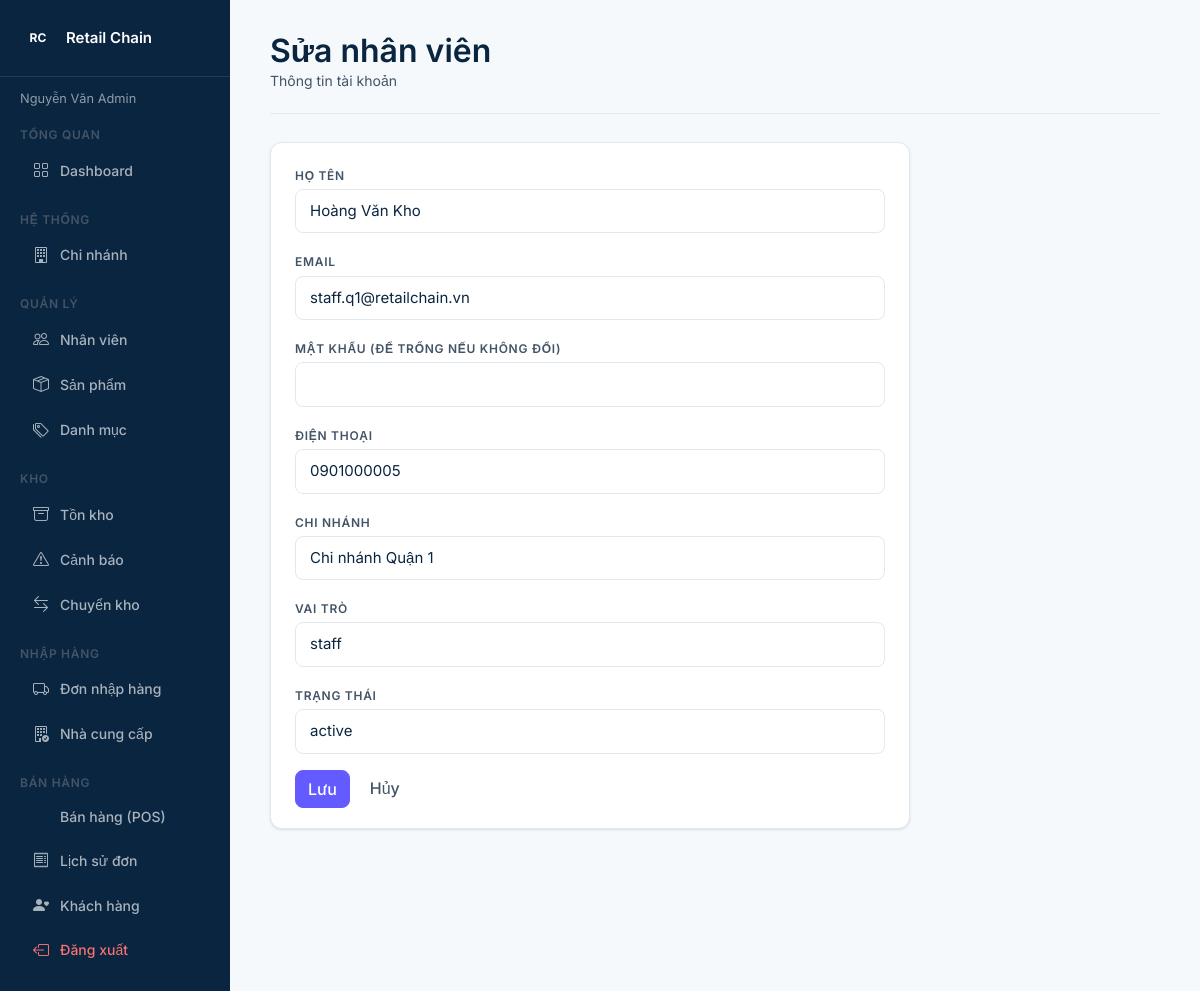
The page /public/admin/editUser/5 (signed in) on the database its author committed.
### tables this page shows
CREATE TABLE users (
    user_id       INT UNSIGNED  AUTO_INCREMENT PRIMARY KEY,
    branch_id     INT UNSIGNED  NOT NULL,
    role_id       INT UNSIGNED  NOT NULL,
    full_name     VARCHAR(100)  NOT NULL,
    email         VARCHAR(100)  NOT NULL UNIQUE,
    password_hash VARCHAR(255)  NOT NULL COMMENT 'bcrypt hash',
    phone         VARCHAR(20),
    status        ENUM('active','inactive') DEFAULT 'active',
    created_at    TIMESTAMP     DEFAULT CURRENT_TIMESTAMP,
    CONSTRAINT fk_user_branch FOREIGN KEY (branch_id) REFERENCES branches(branch_id),
    CONSTRAINT fk_user_role   FOREIGN KEY (role_id)   REFERENCES roles(role_id)
);

CREATE TABLE branches (
    branch_id  INT UNSIGNED  AUTO_INCREMENT PRIMARY KEY,
    name       VARCHAR(100)  NOT NULL,
    address    VARCHAR(255)  NOT NULL,
    phone      VARCHAR(20),
    manager_id INT UNSIGNED  NULL COMMENT 'FK → users.user_id, thêm sau',
    status     ENUM('active','inactive') DEFAULT 'active',
    created_at TIMESTAMP     DEFAULT CURRENT_TIMESTAMP
);

CREATE TABLE roles (
    role_id     INT UNSIGNED     AUTO_INCREMENT PRIMARY KEY,
    role_name   VARCHAR(50)      NOT NULL UNIQUE COMMENT 'admin | manager | staff | cashier',
    description VARCHAR(255),
    created_at  TIMESTAMP        DEFAULT CURRENT_TIMESTAMP
);

### core/Controller.php (called while the page is built, shortened)
<?php
class Controller
{
    protected function view(string $path, array $data = []): void
    {
        extract($data, EXTR_SKIP);
        require_once APP_ROOT . '/app/Views/layouts/header.php';
        require_once APP_ROOT . '/app/Views/' . $path . '.php';
        require_once APP_ROOT . '/app/Views/layouts/footer.php';
    }
}

### app/Controllers/AdminController.php (called while the page is built, shortened)
<?php
require_once APP_ROOT . '/app/Models/User.php';
class AdminController extends Controller
{
    public function editUser(?string $id): void
    {
        $userModel = new User();
        $user = $userModel->findById((int) $id);
        $branches = $userModel->getAllBranches();
        $this->view('admin/user_form', [
            'user'     => $user,
            'branches' => $branches,
            'roles'    => $userModel->getAllRoles(),
        ]);
    }
}

### core/App.php (called while the page is built, shortened)
<?php
class App
{
    public function __construct()
    {
        $url   = trim($_GET['url'] ?? 'auth/login', '/');
        $parts = $url !== '' ? explode('/', $url) : ['auth', 'login'];
        $method         = $parts[1] ?? 'index';
        $param          = $parts[2] ?? null;
        $ctrl = new $controllerName();
        $ctrl->$method($param);
    }
}

### public/index.php (called while the page is built, shortened)
<?php
require_once APP_ROOT . '/config/database.php';
require_once APP_ROOT . '/core/Database.php';
require_once APP_ROOT . '/core/Controller.php';
require_once APP_ROOT . '/core/App.php';
new App();

### core/Database.php (called while the page is built, shortened)
<?php
class Database
{
    private static ?PDO $instance = null;
    public static function getInstance(): PDO
    {
        $dsn = 'mysql:host=' . DB_HOST . ';dbname=' . DB_NAME . ';charset=utf8mb4';
        self::$instance = new PDO($dsn, DB_USER, DB_PASS, [
            PDO::ATTR_ERRMODE            => PDO::ERRMODE_EXCEPTION,
            PDO::ATTR_DEFAULT_FETCH_MODE => PDO::FETCH_ASSOC,
            PDO::ATTR_EMULATE_PREPARES   => false,
        ]);
        return self::$instance;
    }
}

### app/Models/User.php (called while the page is built, shortened)
<?php
require_once APP_ROOT . '/core/Database.php';
class User
{
    private PDO $db;
    public function __construct()
    {
        $this->db = Database::getInstance();
    }
    public function findById(int $id): array|false
    {
        $stmt = $this->db->prepare(
            "SELECT u.*, r.role_name FROM users u
             JOIN roles r ON r.role_id = u.role_id WHERE u.user_id = ?"
        );
        $stmt->execute([$id]);
        return $stmt->fetch();
    }
    public function getAllBranches(string $status = 'active'): array
    {
        $stmt = $this->db->prepare(
            "SELECT b.*, u.full_name AS manager_name
             FROM branches b LEFT JOIN users u ON u.user_id = b.manager_id
             WHERE b.status = ? ORDER BY b.name"
        );
        $stmt->execute([$status]);
        return $stmt->fetchAll();
    }
    public function getAllRoles(): array
    {
        return $this->db->query('SELECT * FROM roles ORDER BY role_id')->fetchAll();
    }
}

### app/Views/admin/user_form.php (the view, shortened to what this page needs)
<?php
$isEdit = !empty($user);
$isManager = ($_SESSION['role'] ?? '') === 'manager';
?>
<div class="stripe-page-header">
    <div>
        <h1 class="h1 mb-0"><?= $isEdit ? 'Sửa nhân viên' : 'Thêm nhân viên' ?></h1>
        <p class="subtext mb-0">Thông tin tài khoản</p>
    </div>
</div>
<div class="stripe-card" style="max-width:640px">
    <form method="post" action="<?= BASE_URL ?>/admin/<?= $isEdit ? 'updateUser/' . (int) $user['user_id'] : 'storeUser' ?>">
        <div class="mb-3">
            <label class="label-text mb-1">Họ tên</label>
            <input type="text" name="full_name" class="form-control stripe-input" required value="<?= htmlspecialchars($user['full_name'] ?? '') ?>">
        </div>
        <div class="mb-3">
            <label class="label-text mb-1">Email</label>
            <input type="email" name="email" class="form-control stripe-input" required value="<?= htmlspecialchars($user['email'] ?? '') ?>">
        </div>
        <div class="mb-3">
            <label class="label-text mb-1">Mật khẩu<?= $isEdit ? ' (để trống nếu không đổi)' : '' ?></label>
            <input type="password" name="password" class="form-control stripe-input" <?= $isEdit ? '' : 'required' ?>>
        </div>
        <div class="mb-3">
            <label class="label-text mb-1">Điện thoại</label>
            <input type="text" name="phone" class="form-control stripe-input" value="<?= htmlspecialchars($user['phone'] ?? '') ?>">
        </div>
        <?php if (!$isManager): ?>
        <div class="mb-3">
            <label class="label-text mb-1">Chi nhánh</label>
            <select name="branch_id" class="form-select stripe-input" required>
                <?php foreach ($branches as $b): ?>
                <option value="<?= (int) $b['branch_id'] ?>" <?= (int)($user['branch_id'] ?? 0) === (int)$b['branch_id'] ? 'selected' : '' ?>>
                    <?= htmlspecialchars($b['name']) ?>
                </option>
                <?php endforeach; ?>
            </select>
        </div>
        <?php endif; ?>
        <div class="mb-3">
            <label class="label-text mb-1">Vai trò</label>
            <select name="role_id" class="form-select stripe-input" required>
                <?php foreach ($roles as $r): ?>
                <option value="<?= (int) $r['role_id'] ?>" <?= (int)($user['role_id'] ?? 0) === (int)$r['role_id'] ? 'selected' : '' ?>>
                    <?= htmlspecialchars($r['role_name']) ?>
                </option>
                <?php endforeach; ?>
            </select>
        </div>
        <?php if ($isEdit): ?>
        <div class="mb-3">
            <label class="label-text mb-1">Trạng thái</label>
            <select name="status" class="form-select stripe-input">
                <option value="active" <?= ($user['status'] ?? '') === 'active' ? 'selected' : '' ?>>active</option>
            </select>
        </div>
        <?php else: ?>
        <input type="hidden" name="status" value="active">
        <?php endif; ?>
        <div class="d-flex gap-2">
            <button type="submit" class="btn btn-primary">Lưu</button>
            <a href="<?= BASE_URL ?>/admin/users" class="btn btn-ghost">Hủy</a>
        </div>
    </form>
</div>

### public/css/style.css (style rules this page uses)
:root { --color-primary: #0A2540; --color-accent: #635BFF; --color-secondary: #425466; --color-neutral: #F6F9FC; --color-surface: #FFFFFF; --color-border: #E3E8EF; --color-text: #0A2540; --color-subtext: #425466; --color-success: #27AE60; --color-warning: #F39C12; --color-danger: #E74C3C; --color-info: #635BFF; --radius-sm: 6px; --radius-md: 8px; --radius-lg: 12px; --radius-pill: 999px; --shadow-card: 0 1px 3px rgba(10, 37, 64, 0.08), 0 1px 2px rgba(10, 37, 64, 0.05); --shadow-md: 0 4px 12px rgba(10, 37, 64, 0.1); }
body { background: var(--color-neutral); color: var(--color-text); font-family: 'Inter', sans-serif; }
a { color: var(--color-accent); text-decoration: none; }
h1, .h1 { font-size: 2rem; font-weight: 600; color: var(--color-primary); }
body, .body { font-size: 0.9375rem; font-weight: 400; line-height: 1.6; }
.label-text { font-size: 0.75rem; font-weight: 600; letter-spacing: 0.06em; text-transform: uppercase; color: var(--color-secondary); }
.subtext { font-size: 0.875rem; color: var(--color-secondary); }
.btn { box-shadow: none !important; transition: all 0.15s ease; }
.btn-primary { background: var(--color-accent); border-color: var(--color-accent); color: #fff; border-radius: var(--radius-md); font-weight: 500; }
.btn-ghost { background: transparent; border: none; color: var(--color-secondary); border-radius: var(--radius-md); font-weight: 500; }
.stripe-input { border: 1px solid var(--color-border); border-radius: var(--radius-md); padding: 0.625rem 0.875rem; font-size: 0.9375rem; color: var(--color-text); background: var(--color-surface); transition: border-color 0.15s, box-shadow 0.15s; }
.form-control.stripe-input, .form-select.stripe-input { border: 1px solid var(--color-border); }
.stripe-card { background: var(--color-surface); border: 1px solid var(--color-border); border-radius: var(--radius-lg); padding: 1.25rem 1.5rem; box-shadow: var(--shadow-card); }
.stripe-page-header { display: flex; align-items: center; justify-content: space-between; margin-bottom: 1.75rem; padding-bottom: 1.25rem; border-bottom: 1px solid var(--color-border); flex-wrap: wrap; gap: 1rem; }

### rows shown on the page
users: full_name "Hoàng Văn Kho", email "staff.q1@retailchain.vn", phone "0901000005", branch_id "Chi nhánh Quận 1", role_id "staff", status "active"

### other values the page prints
$_SESSION['full_name'] "Nguyễn Văn Admin"
